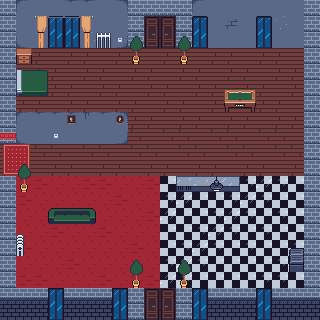

Tiled map render using the project's own tile images. Description and the whole map definition, tile-layer contents included, below:
An orthogonal 20x20 tile map with 16x16 px tiles, 3 tile layers (terrain, upper, upper second), 3 tilesets.

<map version="1.10" tiledversion="1.11.2" orientation="orthogonal" renderorder="right-down" width="20" height="20" tilewidth="16" tileheight="16" infinite="0" nextlayerid="4" nextobjectid="1">
 <tileset firstgid="1" source="tileset_modern_rpg_background.tsx" />
 <tileset firstgid="257" source="tileset_modern_rpg_furniture.tsx" />
 <tileset firstgid="513" source="tileset_modern_rpg_props.tsx" />
 <layer id="1" name="terrain" width="20" height="20">
  <data encoding="csv">
86,41,57,57,42,42,57,2684354601,86,86,86,86,57,57,57,57,57,57,57,2684354601,
86,57,57,57,57,57,57,57,86,2147483976,328,86,57,57,58,57,57,45,57,57,
86,1610612777,57,57,57,45,57,3221225513,86,2147483992,344,86,57,57,57,57,57,57,57,57,
86,2,2,3,2,2,3,2,2,3,2,2,3,2,2,3,2,2,3,86,
86,3,2,2,3,2,2,3,2,2,3,2,2,3,2,2,3,2,2,86,
86,2,3,2,2,3,2,2,3,2,2,3,2,2,3,2,2,3,2,86,
86,2,2,3,2,2,3,2,2,3,2,2,3,2,2,3,2,2,3,86,
86,41,42,42,42,43,42,2684354601,2,2,3,2,2,3,2,2,3,2,2,86,
86,1610612777,57,57,57,57,57,3221225513,4,3,4,4,3,4,4,3,4,4,3,86,
4,3,4,4,3,4,4,3,4,4,3,4,4,3,4,4,3,4,4,86,
2,2,3,2,2,3,2,2,3,2,2,3,2,2,3,2,2,3,2,86,
86,228,227,228,228,227,227,228,228,227,246,247,248,246,246,247,248,247,246,86,
86,227,228,228,228,228,228,227,228,228,247,248,246,246,247,248,247,246,246,86,
86,228,228,228,227,228,228,228,228,227,248,246,246,247,248,247,246,247,246,86,
86,228,228,227,228,228,227,228,228,228,246,246,247,248,247,246,247,246,246,86,
86,227,228,228,228,228,228,228,227,228,246,247,248,247,246,247,246,246,247,86,
86,228,228,228,227,228,228,228,228,228,247,248,247,246,246,246,246,247,247,86,
86,227,227,228,228,228,227,228,228,227,248,247,246,246,246,246,247,247,246,86,
87,87,87,53,87,87,87,53,86,15,16,86,53,87,87,87,53,87,87,87,
53,53,53,53,53,53,53,53,86,14,15,86,53,53,53,53,53,53,53,53
</data>
 </layer>
 <layer id="2" name="upper" width="20" height="20">
  <data encoding="csv">
0,0,0,0,0,0,0,0,0,0,0,0,41,0,0,0,0,0,0,86,
0,0,0,324,324,0,0,0,0,0,0,0,324,0,0,0,324,0,0,86,
0,0,521,340,340,0,452,520,363,0,0,363,340,0,0,0,340,0,0,86,
0,278,0,0,0,0,0,0,379,0,0,379,0,0,0,0,0,0,0,0,
0,2147484015,2147484014,0,0,0,0,0,0,0,0,0,0,0,0,0,0,0,0,0,
0,2147484031,2147484030,0,0,0,0,0,0,0,0,0,0,0,301,302,0,0,0,0,
0,0,0,0,0,0,0,0,0,0,0,0,0,0,317,318,0,0,0,0,
0,0,0,0,642,0,0,643,0,0,0,0,0,0,0,0,0,0,0,0,
660,0,0,520,0,0,0,0,0,0,0,0,0,0,0,0,0,0,0,0,
465,466,0,0,0,0,0,0,0,0,0,0,0,0,0,0,0,0,0,0,
481,482,0,0,0,0,0,0,0,0,0,0,0,0,0,0,0,0,0,0,
0,0,0,0,0,0,0,0,0,0,0,438,439,439,440,0,0,0,0,0,
0,0,0,0,0,0,0,0,0,0,0,0,0,0,0,0,0,0,0,0,
0,0,0,401,402,403,0,0,0,0,0,0,0,0,0,0,0,0,0,0,
0,0,0,0,0,0,0,0,0,0,0,0,0,0,0,0,0,0,0,0,
0,0,0,0,0,0,0,0,0,0,0,0,0,0,0,0,0,0,737,0,
0,0,0,0,0,0,0,0,363,0,0,363,0,0,0,0,0,0,753,0,
0,0,0,0,0,0,0,0,379,0,0,379,0,0,0,0,0,0,0,0,
0,0,0,324,0,0,0,324,0,2147483976,328,0,324,0,0,0,324,0,0,0,
0,0,0,340,0,0,0,340,0,2147483992,344,0,340,0,0,0,340,0,0,0
</data>
 </layer>
 <layer id="3" name="upper second" width="20" height="20">
  <data encoding="csv">
0,0,0,0,0,0,0,0,0,0,0,0,0,0,0,0,0,0,0,0,
0,0,397,398,398,399,0,0,0,0,0,0,0,0,0,0,0,0,0,0,
0,0,413,0,0,415,0,0,0,0,0,0,0,0,0,0,0,0,0,0,
0,0,0,0,0,0,0,0,0,0,0,0,0,0,0,0,0,0,0,0,
0,0,0,0,0,0,0,0,0,0,0,0,0,0,0,0,0,0,0,0,
0,0,0,0,0,0,0,0,0,0,0,0,0,0,0,0,0,0,0,0,
0,0,0,0,0,0,0,0,0,0,0,0,0,0,0,0,0,0,0,0,
0,0,0,0,0,0,0,0,0,0,0,0,0,0,0,0,0,0,0,0,
0,0,0,0,0,0,0,0,0,0,0,0,0,0,0,0,0,0,0,0,
0,0,0,0,0,0,0,0,0,0,0,0,0,0,0,0,0,0,0,0,
0,363,0,0,0,0,0,0,0,0,0,0,0,0,0,0,0,0,0,0,
0,379,0,0,0,0,0,0,0,0,0,0,0,456,0,0,0,0,0,0,
0,0,0,0,0,0,0,0,0,0,0,0,0,0,0,0,0,0,0,0,
0,0,0,0,0,0,0,0,0,0,0,0,0,0,0,0,0,0,0,0,
0,437,0,0,0,0,0,0,0,0,0,0,0,0,0,0,0,0,0,0,
0,453,0,0,0,0,0,0,0,0,0,0,0,0,0,0,0,0,0,0,
0,0,0,0,0,0,0,0,0,0,0,0,0,0,0,0,0,0,0,0,
0,0,0,0,0,0,0,0,0,0,0,0,0,0,0,0,0,0,0,0,
0,0,0,0,0,0,0,0,0,0,0,0,0,0,0,0,0,0,0,0,
0,0,0,0,0,0,0,0,0,0,0,0,0,0,0,0,0,0,0,0
</data>
 </layer>
</map>
